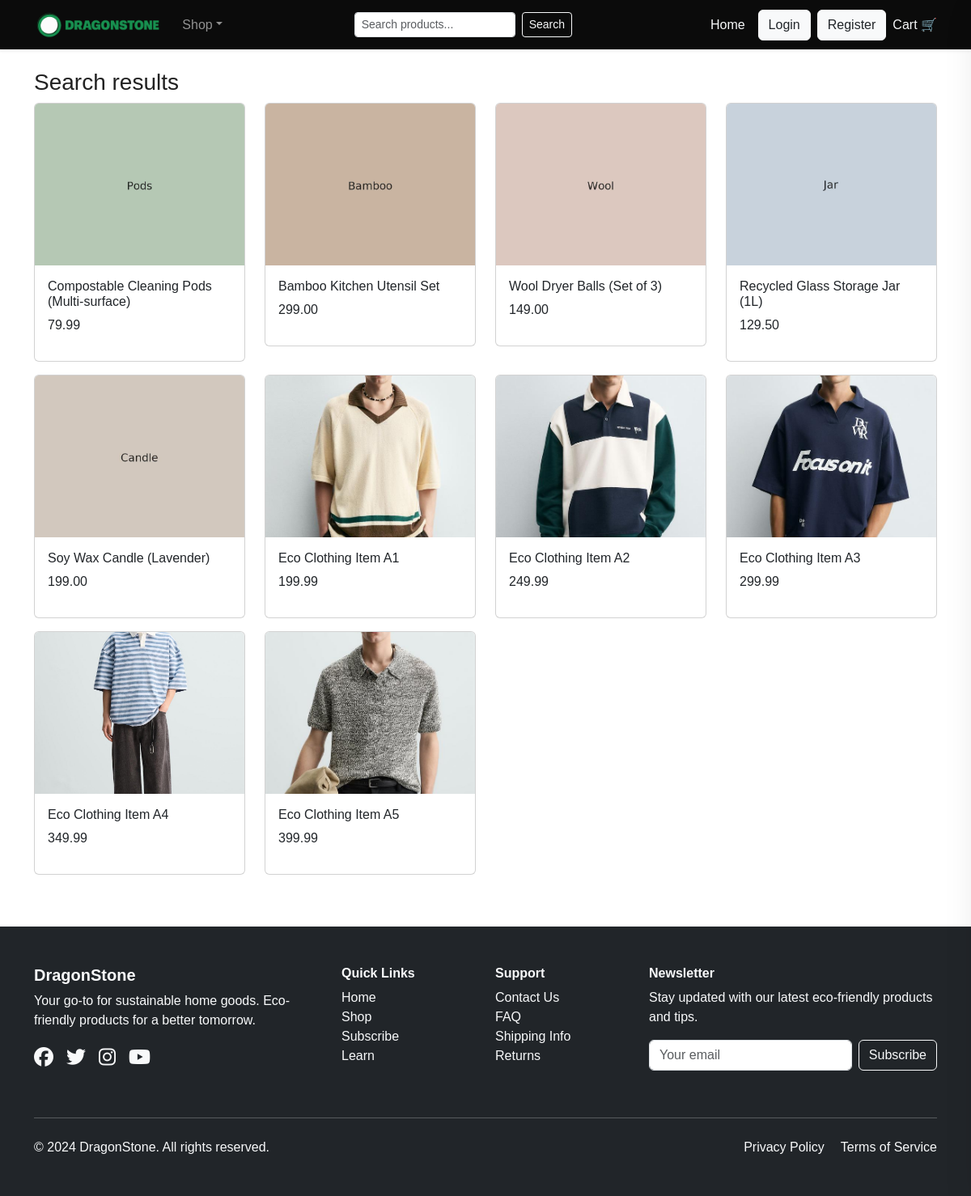
Screenshot of /search.php with the database file from the repository.
### tables this page shows
CREATE TABLE products (
  id INT AUTO_INCREMENT PRIMARY KEY,
  sku VARCHAR(80) UNIQUE,
  title VARCHAR(255),
  category_id INT,
  price DECIMAL(10,2),
  currency VARCHAR(10) DEFAULT 'ZAR',
  stock INT DEFAULT 0,
  short_desc VARCHAR(512),
  long_desc TEXT,
  image VARCHAR(255),
  carbon_material DECIMAL(6,3) DEFAULT 0,
  carbon_manufacture DECIMAL(6,3) DEFAULT 0,
  carbon_packaging DECIMAL(6,3) DEFAULT 0,
  carbon_shipping_per_km DECIMAL(6,6) DEFAULT 0.0000,
  subscription_available TINYINT(1) DEFAULT 0,
  created_at TIMESTAMP DEFAULT CURRENT_TIMESTAMP,
  FOREIGN KEY (category_id) REFERENCES categories(id) ON DELETE SET NULL
);

### public/search.php (the view, shortened to what this page needs)
<?php
include __DIR__.'/inc/header.php';
$q = isset($_GET['q']) ? '%'.$_GET['q'].'%' : '%';
$db = db();
$stmt = $db->prepare('SELECT * FROM products WHERE title LIKE ? LIMIT 50');
$stmt->bind_param('s', $q); $stmt->execute();
$res = $stmt->get_result()->fetch_all(MYSQLI_ASSOC);
?>
<h3>Search results</h3>
<div class="row">
<?php foreach($res as $p): ?>
 <div class="col-md-3 mb-3">
   <div class="card"><img src="<?=htmlspecialchars($p['image'])?>" class="card-img-top">
    <div class="card-body"><h6><?=htmlspecialchars($p['title'])?></h6><p><?=number_format($p['price'],2)?></p></div>
   </div>
 </div>
<?php endforeach; ?>
</div>
<?php include __DIR__.'/inc/footer.php'; ?>

### public/assets/css/style.css (style rules this page uses)
:root { --black: #0b0b0b; --white: #ffffff; --beige: #f3efe7; --green: #2e7d32; --white-color: hsl(0, 0%, 100%); --black-color: hsl(0, 0%, 0%); --body-font: "Poppins", sans-serif; --h1-font-size: 1.75rem; --normal-font-size: 1rem; --small-font-size: 0.813rem; --font-medium: 500; }
* { box-sizing: border-box; padding: 0; margin: 0; }
body { font-family: var(--body-font), Inter, Arial, Helvetica, sans-serif; background: var(--white); color: #222; }
img { max-width: 100%; height: auto; }
.card img { height: 200px; width: 100%; object-fit: cover; object-position: center; }
.card { transition: transform 0.2s; }

### rows the page displays
products: image (picture), title "Compostable Cleaning Pods (Multi-surface)", price "79.99"
products: image (picture), title "Bamboo Kitchen Utensil Set", price "299.00"
products: image (picture), title "Wool Dryer Balls (Set of 3)", price "149.00"
products: image (picture), title "Recycled Glass Storage Jar (1L)", price "129.50"
products: image (picture), title "Soy Wax Candle (Lavender)", price "199.00"
products: image (picture), title "Eco Clothing Item A1", price "199.99"
products: image (picture), title "Eco Clothing Item A2", price "249.99"
products: image (picture), title "Eco Clothing Item A3", price "299.99"
products: image (picture), title "Eco Clothing Item A4", price "349.99"
products: image (picture), title "Eco Clothing Item A5", price "399.99"
